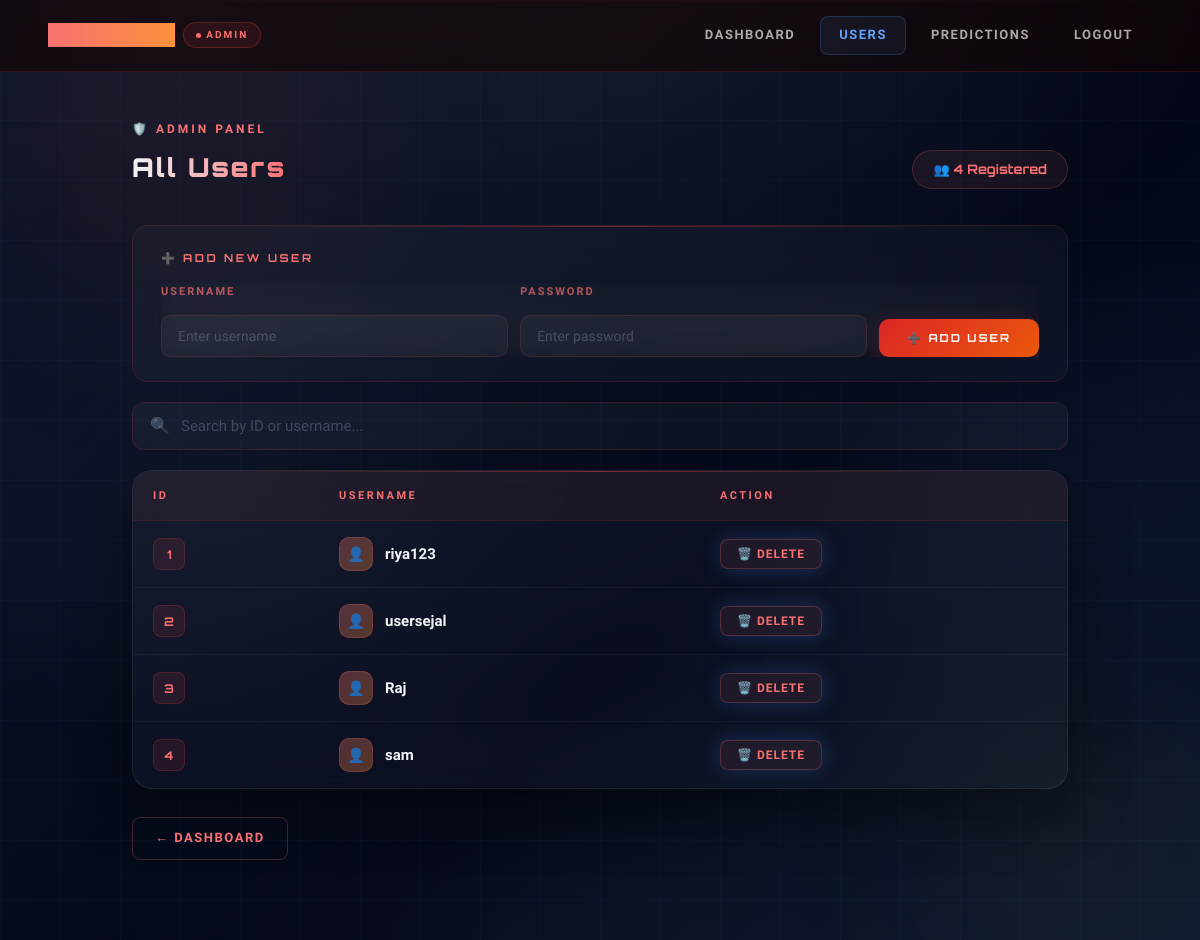
Screenshot of /admin/users with the database file from the repository.
### tables this page shows
CREATE TABLE users (
        id INTEGER PRIMARY KEY AUTOINCREMENT,
        username TEXT UNIQUE,
        password TEXT
    );

### app.py (the view)
@app.route("/admin/users")
def admin_users():
    conn = sqlite3.connect("database.db")
    cursor = conn.cursor()
    cursor.execute("SELECT * FROM users")
    users = cursor.fetchall()
    conn.close()
    return render_template("admin_users.html", users=users)

### templates/admin_users.html (shortened to what this page needs)
<!DOCTYPE html>
<html lang="en">
<head>
    <link rel="stylesheet" href="{{ url_for('static', filename='css/style.css') }}">
</head>
<body>
    <div class="orb orb-1"></div>
    <div class="orb orb-2"></div>
    <nav class="navbar">
        <div style="display:flex; align-items:center;">
            <h2>AI Detector</h2>
            <div class="admin-nav-badge">
                <span class="badge-dot"></span>
                Admin
            </div>
        </div>
        <div class="nav-links">
            <a href="/admin/dashboard">Dashboard</a>
            <a href="/admin/users" class="active">Users</a>
            <a href="/admin/predictions">Predictions</a>
            <a href="/logout">Logout</a>
        </div>
    </nav>
    <div class="page-wrapper">
        <div class="page-header">
            <div class="header-left">
                <p>🛡️ Admin Panel</p>
                <h1>All Users</h1>
            </div>
            <div class="user-count-pill">
                👥 {{ users | length }} Registered
            </div>
        </div>
        <div class="add-user-card">
            <div class="add-user-title">➕ Add New User</div>
            <form method="POST" action="/admin/add_user" class="add-user-form">
                <div class="add-field">
                    <label>Username</label>
                    <input type="text" name="username" placeholder="Enter username" required>
                </div>
                <div class="add-field">
                    <label>Password</label>
                    <input type="password" name="password" placeholder="Enter password" required>
                </div>
                <button type="submit" class="add-btn">➕ Add User</button>
            </form>
        </div>
        <div class="search-wrap">
            <span class="search-icon">🔍</span>
            <input type="text" id="searchInput" placeholder="Search by ID or username...">
        </div>
        <div class="table-card">
            {% if users %}
            <table id="usersTable">
                <thead>
                    <tr>
                        <th>ID</th>
                        <th>Username</th>
                        <th>Action</th>
                    </tr>
                </thead>
                <tbody>
                    {% for user in users %}
                    <tr>
                        <td><span class="id-pill">{{ user[0] }}</span></td>
                        <td>
                            <div class="username-cell">
                                <div class="user-avatar">👤</div>
                                <span class="username-text">{{ user[1] }}</span>
                            </div>
                        </td>
                        <td>
                            <button class="delete-btn"
                                onclick="confirmDelete('/admin/delete_user/{{ user[0] }}', '{{ user[1] }}')">
                                🗑️ Delete
                            </button>
                        </td>
                    </tr>
                    {% endfor %}
                </tbody>
            </table>
            {% else %}
            <div class="empty-state">
                <span class="empty-icon">👥</span>
                <h3>No Users Found</h3>
            </div>
            {% endif %}
        </div>
        <div class="bottom-links">
            <a href="/admin/dashboard" class="link-back">← Dashboard</a>
        </div>
    </div>
</body>
</html>

### rows the page displays
users: id "1", username "riya123"
users: id "2", username "usersejal"
users: id "3", username "Raj"
users: id "4", username "sam"

### other values shown
{{ users | length }} "4"
